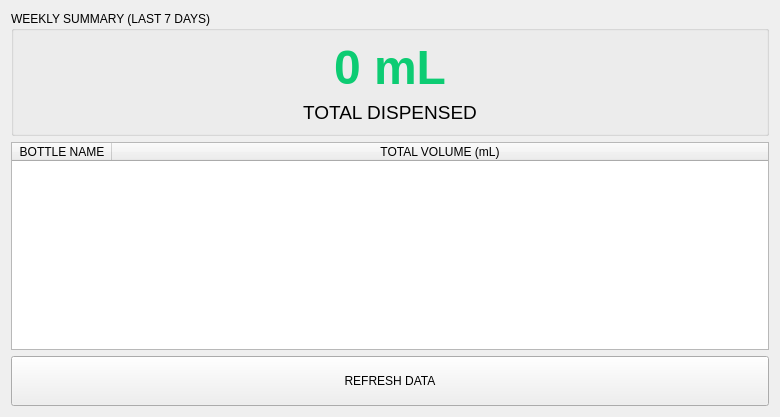
<?xml version="1.0" encoding="UTF-8"?>
<ui version="4.0">
 <class>WaterUsageTab</class>
 <widget class="QWidget" name="WaterUsageTab">
  <property name="geometry">
   <rect>
    <x>0</x>
    <y>0</y>
    <width>780</width>
    <height>417</height>
   </rect>
  </property>
  <layout class="QVBoxLayout" name="verticalLayout">
   <item>
    <widget class="QGroupBox" name="groupBox">
     <property name="title">
      <string>WEEKLY SUMMARY (LAST 7 DAYS)</string>
     </property>
     <layout class="QVBoxLayout" name="verticalLayout_2">
      <item>
       <widget class="QLabel" name="totalLabel">
        <property name="font">
         <font>
          <pointsize>36</pointsize>
          <bold>true</bold>
         </font>
        </property>
        <property name="styleSheet">
         <string notr="true">color: #0DCC73;</string>
        </property>
        <property name="text">
         <string>0 mL</string>
        </property>
        <property name="alignment">
         <set>Qt::AlignCenter</set>
        </property>
       </widget>
      </item>
      <item>
       <widget class="QLabel" name="label_2">
        <property name="font">
         <font>
          <pointsize>14</pointsize>
         </font>
        </property>
        <property name="text">
         <string>TOTAL DISPENSED</string>
        </property>
        <property name="alignment">
         <set>Qt::AlignCenter</set>
        </property>
       </widget>
      </item>
     </layout>
    </widget>
   </item>
   <item>
    <widget class="QTableWidget" name="usageTable">
     <property name="alternatingRowColors">
      <bool>true</bool>
     </property>
     <property name="selectionMode">
      <enum>QAbstractItemView::NoSelection</enum>
     </property>
     <attribute name="horizontalHeaderStretchLastSection">
      <bool>true</bool>
     </attribute>
     <column>
      <property name="text">
       <string>BOTTLE NAME</string>
      </property>
     </column>
     <column>
      <property name="text">
       <string>TOTAL VOLUME (mL)</string>
      </property>
     </column>
    </widget>
   </item>
   <item>
    <widget class="QPushButton" name="refreshButton">
     <property name="minimumSize">
      <size>
       <width>0</width>
       <height>50</height>
      </size>
     </property>
     <property name="text">
      <string>REFRESH DATA</string>
     </property>
    </widget>
   </item>
  </layout>
 </widget>
 <resources/>
 <connections/>
</ui>
